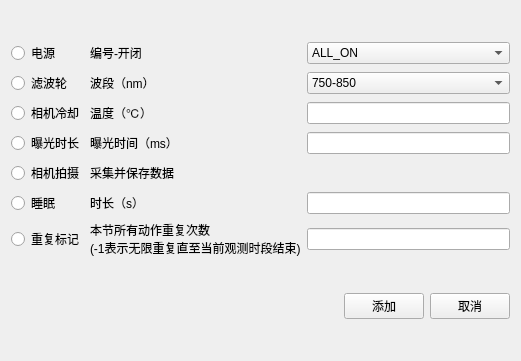
<?xml version="1.0" encoding="UTF-8"?>
<ui version="4.0">
 <class>ActionEdit</class>
 <widget class="QWidget" name="ActionEdit">
  <property name="geometry">
   <rect>
    <x>0</x>
    <y>0</y>
    <width>521</width>
    <height>361</height>
   </rect>
  </property>
  <property name="windowTitle">
   <string>Form</string>
  </property>
  <layout class="QVBoxLayout" name="verticalLayout">
   <item>
    <layout class="QGridLayout" name="gridLayout">
     <item row="5" column="2">
      <widget class="QLineEdit" name="lineEdit"/>
     </item>
     <item row="0" column="0">
      <widget class="QRadioButton" name="radioButton_2">
       <property name="text">
        <string>电源</string>
       </property>
      </widget>
     </item>
     <item row="0" column="2">
      <widget class="QComboBox" name="comboBox">
       <item>
        <property name="text">
         <string>ALL_ON</string>
        </property>
       </item>
       <item>
        <property name="text">
         <string>ALL_OFF</string>
        </property>
       </item>
       <item>
        <property name="text">
         <string>1_ON</string>
        </property>
       </item>
       <item>
        <property name="text">
         <string>1_OFF</string>
        </property>
       </item>
       <item>
        <property name="text">
         <string>2_ON</string>
        </property>
       </item>
       <item>
        <property name="text">
         <string>2_OFF</string>
        </property>
       </item>
       <item>
        <property name="text">
         <string>3_ON</string>
        </property>
       </item>
       <item>
        <property name="text">
         <string>3_OFF</string>
        </property>
       </item>
       <item>
        <property name="text">
         <string>4_ON</string>
        </property>
       </item>
       <item>
        <property name="text">
         <string>4_OFF</string>
        </property>
       </item>
       <item>
        <property name="text">
         <string>5_ON</string>
        </property>
       </item>
       <item>
        <property name="text">
         <string>5_OFF</string>
        </property>
       </item>
       <item>
        <property name="text">
         <string>6_ON</string>
        </property>
       </item>
       <item>
        <property name="text">
         <string>6_OFF</string>
        </property>
       </item>
       <item>
        <property name="text">
         <string>7_ON</string>
        </property>
       </item>
       <item>
        <property name="text">
         <string>7_OFF</string>
        </property>
       </item>
       <item>
        <property name="text">
         <string>8_ON</string>
        </property>
       </item>
       <item>
        <property name="text">
         <string>8_OFF</string>
        </property>
       </item>
      </widget>
     </item>
     <item row="0" column="1">
      <widget class="QLabel" name="label_2">
       <property name="text">
        <string>编号-开闭</string>
       </property>
      </widget>
     </item>
     <item row="6" column="1">
      <widget class="QLabel" name="label_10">
       <property name="text">
        <string>本节所有动作重复次数
(-1表示无限重复直至当前观测时段结束)</string>
       </property>
      </widget>
     </item>
     <item row="4" column="0">
      <widget class="QRadioButton" name="radioButton_8">
       <property name="text">
        <string>相机拍摄</string>
       </property>
      </widget>
     </item>
     <item row="3" column="2">
      <widget class="QLineEdit" name="lineEdit_3"/>
     </item>
     <item row="4" column="1">
      <widget class="QLabel" name="label_11">
       <property name="text">
        <string>采集并保存数据</string>
       </property>
      </widget>
     </item>
     <item row="6" column="0">
      <widget class="QRadioButton" name="radioButton">
       <property name="text">
        <string>重复标记</string>
       </property>
      </widget>
     </item>
     <item row="3" column="1">
      <widget class="QLabel" name="label_9">
       <property name="text">
        <string>曝光时间（ms）</string>
       </property>
      </widget>
     </item>
     <item row="2" column="2">
      <widget class="QLineEdit" name="lineEdit_2"/>
     </item>
     <item row="6" column="2">
      <widget class="QLineEdit" name="lineEdit_4"/>
     </item>
     <item row="2" column="0">
      <widget class="QRadioButton" name="radioButton_6">
       <property name="text">
        <string>相机冷却</string>
       </property>
      </widget>
     </item>
     <item row="1" column="1">
      <widget class="QLabel" name="label_6">
       <property name="text">
        <string>波段（nm）</string>
       </property>
      </widget>
     </item>
     <item row="2" column="1">
      <widget class="QLabel" name="label_7">
       <property name="text">
        <string>温度（℃）</string>
       </property>
      </widget>
     </item>
     <item row="1" column="2">
      <widget class="QComboBox" name="comboBox_4">
       <item>
        <property name="text">
         <string>750-850</string>
        </property>
       </item>
       <item>
        <property name="text">
         <string>862</string>
        </property>
       </item>
       <item>
        <property name="text">
         <string>630</string>
        </property>
       </item>
       <item>
        <property name="text">
         <string>000</string>
        </property>
       </item>
      </widget>
     </item>
     <item row="5" column="0">
      <widget class="QRadioButton" name="radioButton_3">
       <property name="text">
        <string>睡眠</string>
       </property>
      </widget>
     </item>
     <item row="3" column="0">
      <widget class="QRadioButton" name="radioButton_7">
       <property name="text">
        <string>曝光时长</string>
       </property>
      </widget>
     </item>
     <item row="5" column="1">
      <widget class="QLabel" name="label_4">
       <property name="text">
        <string>时长（s）</string>
       </property>
      </widget>
     </item>
     <item row="1" column="0">
      <widget class="QRadioButton" name="radioButton_5">
       <property name="text">
        <string>滤波轮</string>
       </property>
      </widget>
     </item>
    </layout>
   </item>
   <item>
    <layout class="QHBoxLayout" name="horizontalLayout">
     <item>
      <spacer name="horizontalSpacer">
       <property name="orientation">
        <enum>Qt::Horizontal</enum>
       </property>
       <property name="sizeHint" stdset="0">
        <size>
         <width>40</width>
         <height>20</height>
        </size>
       </property>
      </spacer>
     </item>
     <item>
      <widget class="QPushButton" name="btn_AddAction">
       <property name="text">
        <string>添加</string>
       </property>
      </widget>
     </item>
     <item>
      <widget class="QPushButton" name="btn_Cancel">
       <property name="text">
        <string>取消</string>
       </property>
      </widget>
     </item>
    </layout>
   </item>
  </layout>
 </widget>
 <resources/>
 <connections/>
</ui>
